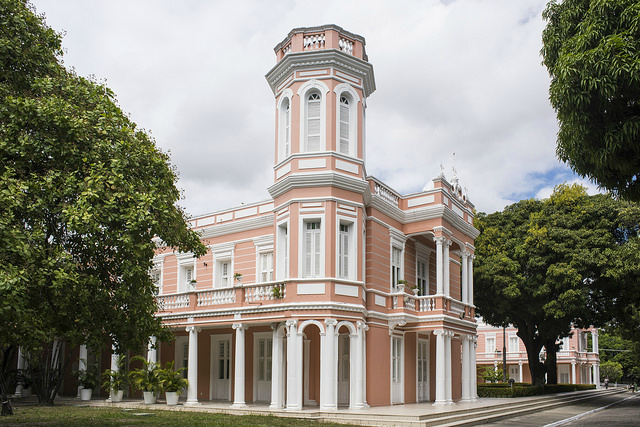
#> input picture media/reitoria.png, 640 x 427 px, given in place of pele_chroma.jpg, which was not available
$ python img.py
#> lines starting #> are read from the running program, lines starting #| are printed output that depends on the picture; after the words box and inside, x2 and y2 are one past the last pixel; in counts of white or black regions, pixels touching at a corner belong together; pictures that were not available may be replaced by others from this repository, and a replacement may not be noted
from PIL import Image, ImageFilter
import io
import numpy as np
import matplotlib.pyplot as plt
from scipy.signal import convolve2d
import functions as fc
import cv2
from math import ceil
from skimage.color import rgb2hsv, hsv2rgb


class Img():

    # [7 lines left out: function __init__, not called in this run]

    def size(self):
        return self.img.size

    def show_img_now(self):
        return Image.fromarray(self.img_now)

    # [760 lines left out: functions histogram_plot, negative_image_test, brightness_test, gama_test, log_test, equalize_hist_test and 52 more, not called in this run]


if __name__ == "__main__":
    img = Image.open(
        '../../Downloads/pele_chroma.jpg')
#> img is the input picture: PIL image 640x427 RGBA; mean R, G, B, A 139.4, 136.7, 124.9, 255
    img.show()

    array = np.array(img)
    print(array.shape)
#| (427, 640, 4)
    verde = array[:,:,1]
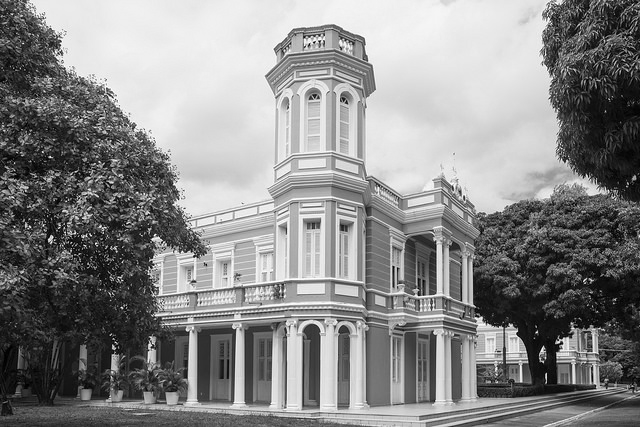
#> verde: shape (427, 640); min 0, max 255, mean 136.7
    new_verde = np.empty((verde.shape[0], verde.shape[1]))
    for i, row in enumerate(verde):
        for j, element in enumerate(row):
            if element > 250:
                new_verde[i,j] = 0
            else:
                new_verde[i,j] = element

    array[:,:,1] = new_verde
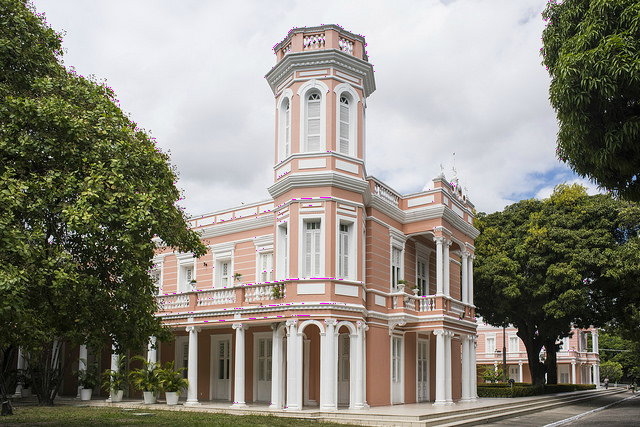
#> array: shape (427, 640, 4); 0.16% of pixels changed, all inside (x1, y1, x2, y2) = (27, 0, 609, 408)
    # array[:,:,1] = array[:,:,1]/255
    img_g = Image.fromarray(array)
    img_g.show()

    # [12 lines of commented-out code are left out]

$ run again, on media/doggo.jpg
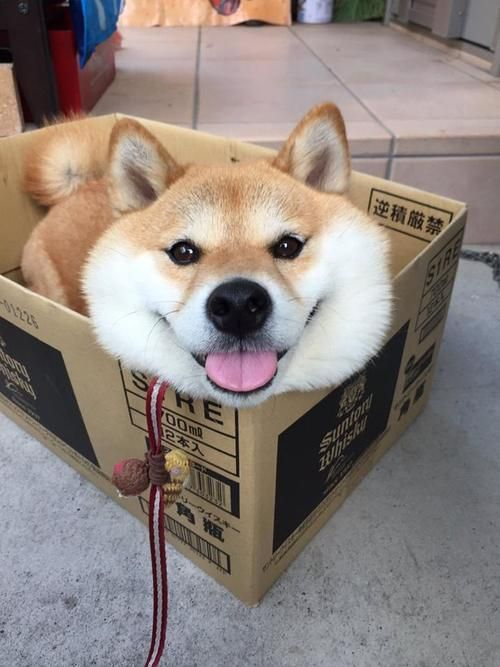
#> input picture media/doggo.jpg, 500 x 667 px, given in place of pele_chroma.jpg, which was not available
#> img is the input picture: PIL image 500x667 RGB; mean R, G, B 142.3, 131.5, 126.3
#| (667, 500, 3)
#> `verde = array[:,:,1]`:
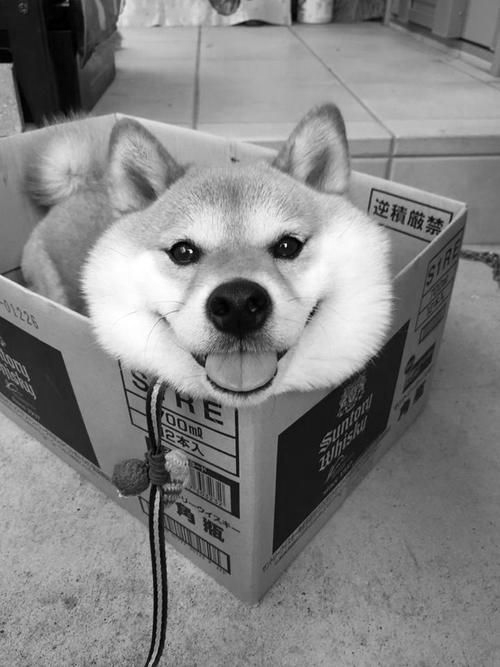
#> verde: shape (667, 500); min 0, max 255, mean 131.5
#> `array[:,:,1] = new_verde`:
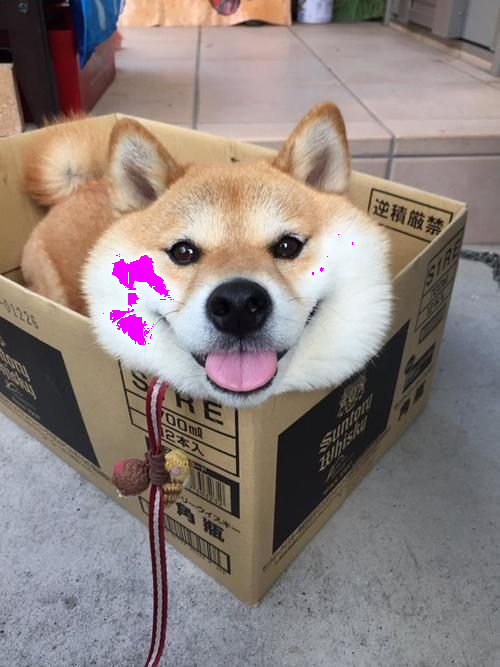
#> array: shape (667, 500, 3); 0.6% of pixels changed, all inside (x1, y1, x2, y2) = (103, 234, 353, 345)
